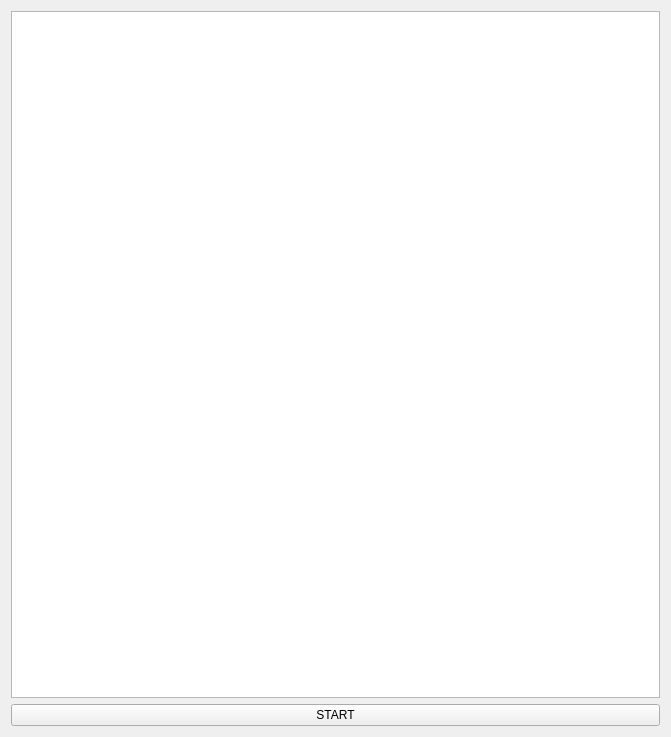
<?xml version="1.0" encoding="UTF-8"?>
<ui version="4.0">
 <class>Widget</class>
 <widget class="QWidget" name="Widget">
  <property name="geometry">
   <rect>
    <x>0</x>
    <y>0</y>
    <width>671</width>
    <height>737</height>
   </rect>
  </property>
  <property name="windowTitle">
   <string>Widget</string>
  </property>
  <layout class="QVBoxLayout" name="verticalLayout">
   <item>
    <widget class="QGraphicsView" name="graphicsView"/>
   </item>
   <item>
    <widget class="QPushButton" name="startGameButton">
     <property name="text">
      <string>START</string>
     </property>
    </widget>
   </item>
  </layout>
 </widget>
 <resources/>
 <connections/>
</ui>
